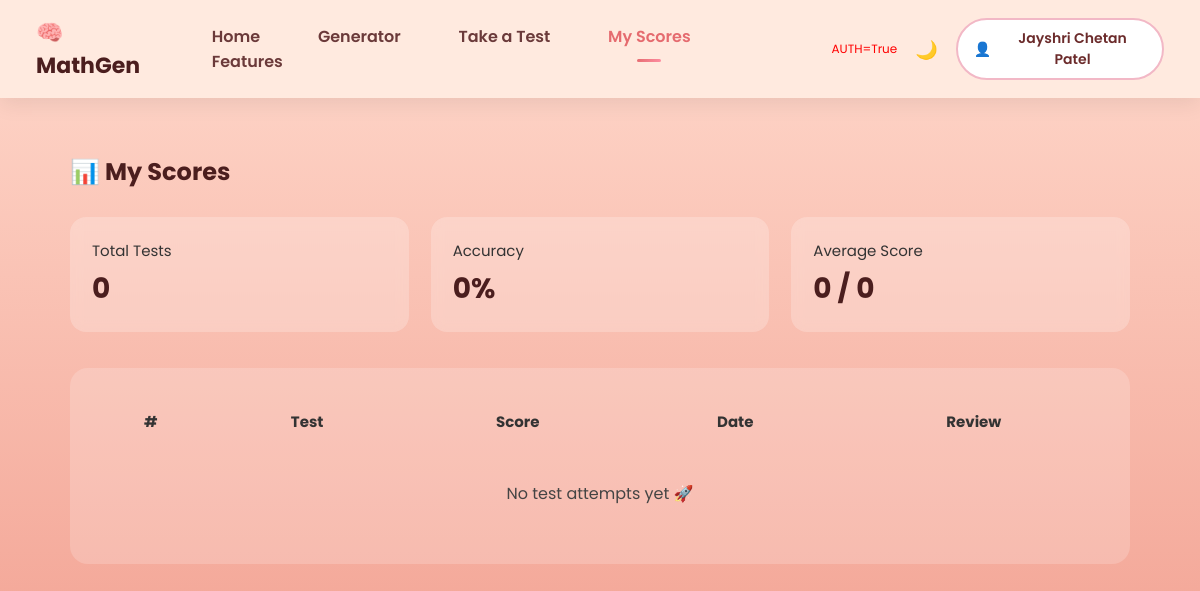
/my-scores (signed in), run on an earlier commit of the app's database.
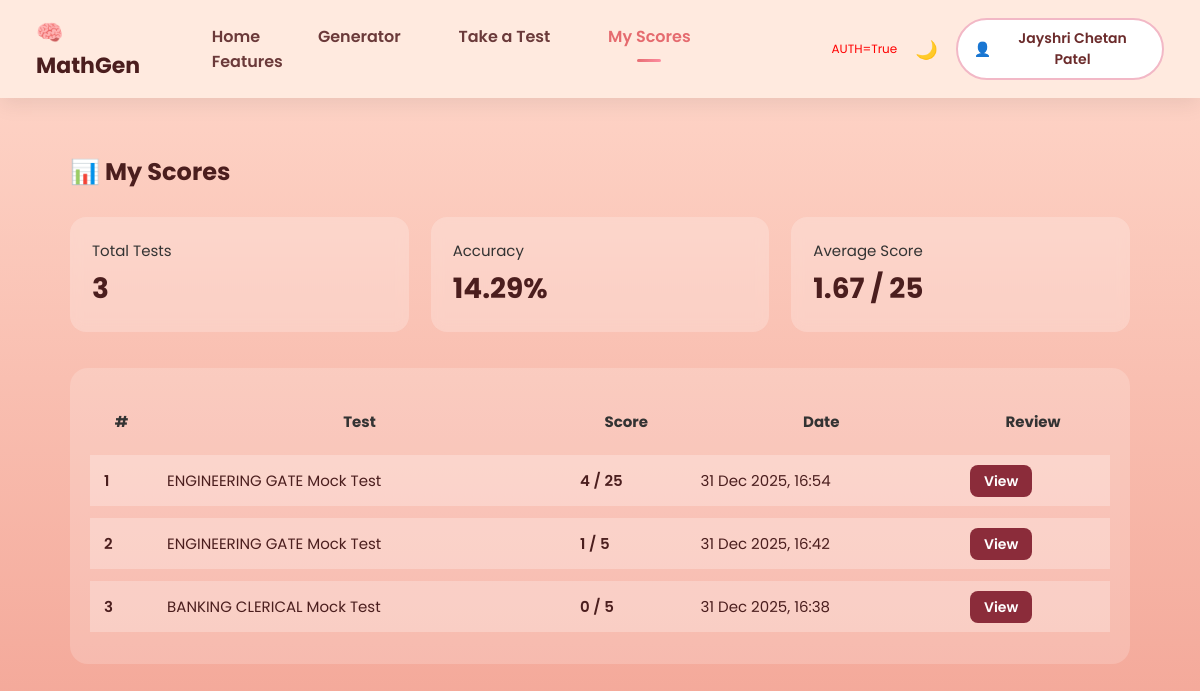
And on a later commit of the database.
### server.py (models this page shows, shortened)
class User(UserMixin, db.Model):
    id = db.Column(db.Integer, primary_key=True)
    name = db.Column(db.String(100), nullable=False)
    email = db.Column(db.String(120), unique=True, nullable=False)
    country_code = db.Column(db.String(5), nullable=False, default="+91")  # ✅ ADD
    phone_number = db.Column(db.String(30), unique=True, nullable=True)
    grade = db.Column(db.Integer, nullable=True)
    password_hash = db.Column(db.String(256), nullable=True)
    age = db.Column(db.Integer, nullable=True)
    city = db.Column(db.String(100), nullable=True)
    postal_code = db.Column(db.String(20), nullable=True)
    timezone = db.Column(db.String(50), nullable=True)
    whatsapp_consent = db.Column(db.Boolean, default=False)
    newsletter_consent = db.Column(db.Boolean, default=False)
    board = db.Column(db.String(50), nullable=True)
    profile_completed = db.Column(db.Boolean, default=False)
    dob = db.Column(db.Date, nullable=True)

class MockTest(db.Model):
    __tablename__ = "mock_test"
    id = db.Column(db.Integer, primary_key=True)
    title = db.Column(db.String(255))
    description = db.Column(db.Text)
    category = db.Column(db.String(50))
    duration_minutes = db.Column(db.Integer)

### server.py (the view)
@app.route('/my-scores')
@login_required
def my_scores():
    attempts = (
        MockAttempt.query
        .filter_by(user_id=current_user.id)
        .order_by(MockAttempt.created_at.desc())
        .all()
    )
    rows = []
    total_score = 0
    total_questions = 0
    for idx, attempt in enumerate(attempts, start=1):
        test = MockTest.query.filter_by(id=attempt.test_id).first()
        score = attempt.score or 0
        total = attempt.total or 0
        total_score += score
        total_questions += total
        rows.append({
            "sr_no": idx,
            "attempt_id": attempt.id,
            "test_title": test.title if test else "Mock Test",
            "score": score,
            "total": total,
            "date": attempt.created_at.strftime("%d %b %Y, %H:%M")
        })
    accuracy = 0
    avg_score = 0
    max_total = 0
    if total_questions > 0:
        accuracy = round((total_score / total_questions) * 100, 2)
    if rows:
        avg_score = round(total_score / len(rows), 2)
        max_total = max(row["total"] for row in rows)
    return render_template(
        "my_scores.html",
        rows=rows,
        accuracy=accuracy,
        avg_score=avg_score,
        max_total=max_total
    )

### server.py (called while the page is built)
@app.context_processor
def inject_now():
    return {'now': datetime.now}

@login_manager.user_loader
def load_user(user_id):
    return User.query.get(int(user_id))

### templates/my_scores.html
{% extends "base.html" %}
{% block content %}
<div class="container" style="max-width:1100px; padding:36px 20px; margin:0 auto;">
    <h2 style="font-weight:700; margin-bottom:28px;">
        📊 My Scores
    </h2>
    <div style="
        display:grid;
        grid-template-columns:repeat(auto-fit, minmax(220px, 1fr));
        gap:22px;
        margin-bottom:36px;
    ">
        <div style="
            background:rgba(255,255,255,0.22);
            border-radius:16px;
            padding:22px;
            backdrop-filter:blur(6px);
        ">
            <p style="margin:0; font-size:15px; color:#333;">Total Tests</p>
            <h3 style="margin:6px 0 0; font-size:28px;">
                {{ rows|length }}
            </h3>
        </div>
        <div style="
            background:rgba(255,255,255,0.22);
            border-radius:16px;
            padding:22px;
            backdrop-filter:blur(6px);
        ">
            <p style="margin:0; font-size:15px; color:#333;">Accuracy</p>
            <h3 style="margin:6px 0 0; font-size:28px;">
                {{ accuracy }}%
            </h3>
        </div>
        <div style="
            background:rgba(255,255,255,0.22);
            border-radius:16px;
            padding:22px;
            backdrop-filter:blur(6px);
        ">
            <p style="margin:0; font-size:15px; color:#333;">Average Score</p>
            <h3 style="margin:6px 0 0; font-size:28px;">
                {{ avg_score }} / {{ max_total }}
            </h3>
        </div>
    </div>
    <div style="
        background:rgba(255,255,255,0.18);
        border-radius:18px;
        padding:20px;
    ">
        <table style="
            width:100%;
            border-collapse:separate;
            border-spacing:0 12px;
            font-size:15px;
        ">
            <thead>
                <tr style="color:#333;">
                    <th style="padding:10px;">#</th>
                    <th style="padding:10px;">Test</th>
                    <th style="padding:10px;">Score</th>
                    <th style="padding:10px;">Date</th>
                    <th style="padding:10px;">Review</th>
                </tr>
            </thead>
            <tbody>
                {% for r in rows %}
                <tr style="
                    background:rgba(255,255,255,0.25);
                    border-radius:12px;
                    transition:0.25s;
                "
                onmouseover="this.style.background='rgba(255,255,255,0.35)'"
                onmouseout="this.style.background='rgba(255,255,255,0.25)'"
                >
                    <td style="padding:14px; font-weight:600;">
                        {{ loop.index }}
                    </td>
                    <td style="padding:14px;">
                        {{ r.test_title }}
                    </td>
                    <td style="padding:14px; font-weight:600;">
                        {{ r.score }} / {{ r.total }}
                    </td>
                    <td style="padding:14px;">
                        {{ r.date }}
                    </td>
                    <td style="padding:14px;">
                        <a href="{{ url_for('review_attempt', attempt_id=r.attempt_id) }}"
                           style="
                               padding:6px 14px;
                               background:#8b2c3a;
                               color:#fff;
                               border-radius:8px;
                               text-decoration:none;
                               font-size:14px;
                               font-weight:600;
                           ">
                            View
                        </a>
                    </td>
                </tr>
                {% else %}
                <tr>
                    <td colspan="5" style="
                        padding:26px;
                        text-align:center;
                        font-size:16px;
                        color:#444;
                    ">
                        No test attempts yet 🚀
                    </td>
                </tr>
                {% endfor %}
            </tbody>
        </table>
    </div>
</div>
{% endblock %}

### templates/base.html (shortened to what this page needs)
<!DOCTYPE html>
<html lang="en">
<head>
</head>
<body>
<div class="navbar">
    <div class="logo">🧠 MathGen</div>
    <nav class="nav-links">
    <a href="{{ url_for('landing_page') }}"
       class="{% if request.endpoint == 'landing_page' %}active{% endif %}">
        Home
    </a>
    <a href="{{ url_for('generate_worksheet') }}"
   class="nav-link {% if request.endpoint == 'generate_worksheet' %}active{% endif %}">
    Generator
</a>
    <a href="{{ url_for('job_exams') }}"
       class="{% if request.endpoint == 'job_exams' %}active{% endif %}">
        Take a Test
    </a>
    <a href="{{ url_for('my_scores') }}"
       class="{% if request.endpoint == 'my_scores' %}active{% endif %}">
        My Scores
    </a>
    <a href="{{ url_for('features') }}"
       class="{% if request.endpoint == 'features' %}active{% endif %}">
        Features
    </a>
</nav>
    <div class="nav-right">
        <span style="color:red;font-size:12px;">
AUTH={{ current_user.is_authenticated }}
</span>
    <div class="dark-toggle" onclick="toggleDark()">🌙</div>
    {% if current_user.is_authenticated %}
        <div class="profile" id="profileBox">
           <button type="button" class="profile-btn" onclick="toggleProfile()">
    👤 <span>{{ current_user.name }}</span>
</button>
        </div>
    {% else %}
        <a href="#" id="loginBtn">Login</a>
        <a href="{{ url_for('register') }}">Sign Up</a>
    {% endif %}
</div>
</div>
{% block content %}{% endblock %}
</body>
</html>

### templates/base.html (style rules this page uses)
* { box-sizing: border-box; font-family: 'Poppins', sans-serif; }
body { margin: 0; background: linear-gradient(180deg, #ffd9cc, #f4a99a); color: #4b1e1e; transition: background 0.3s, color 0.3s; }
.navbar { background: rgba(255, 235, 225, 0.95); padding: 16px 36px; display: flex; justify-content: space-between; align-items: center; box-shadow: 0 6px 20px rgba(0,0,0,0.08); position: sticky; top: 0; z-index: 1000; }
.logo { font-size: 22px; font-weight: 700; display: flex; align-items: center; gap: 8px; }
.nav-links a { margin-left: 26px; text-decoration: none; font-weight: 500; color: inherit; }
.nav-right { display: flex; align-items: center; gap: 18px; }
.profile { position: relative; }
.profile-btn { display: flex; align-items: center; gap: 8px; padding: 8px 16px; border-radius: 999px; background: #fff; border: 2px solid #f2b8c6; font-size: 14px; font-weight: 600; color: #6b2b2b; cursor: pointer; outline: none; transition: all 0.25s ease; }
.profile-btn { appearance: none; -webkit-appearance: none; }
.dark-toggle { cursor: pointer; font-size: 18px; }
.container { max-width: 1200px; margin: auto; }
.navbar a { position: relative; padding: 8px 14px; font-weight: 600; color: #6b3a3a; text-decoration: none; transition: all 0.3s ease; }
.navbar a.active { color: #e56b6f; }
.navbar a.active::after { content: ""; position: absolute; bottom: -6px; left: 50%; transform: translateX(-50%); width: 24px; height: 3px; background: linear-gradient(135deg, #e56b6f, #ff8fa3); border-radius: 10px; }

What changed in the data, as far as the page shows it:
added MockTest: test_title "ENGINEERING GATE Mock Test", score "4", total "25", date "31 Dec 2025, 16:54"
added MockTest: test_title "ENGINEERING GATE Mock Test", score "1", total "5", date "31 Dec 2025, 16:42"
added MockTest: test_title "BANKING CLERICAL Mock Test", score "0", total "5", date "31 Dec 2025, 16:38"
Also different on the page:
{{ rows|length }}: "0" → "3"
{{ accuracy }}: "0" → "14.29"
{{ avg_score }}: "0" → "1.67"
{{ max_total }}: "0" → "25"
text no longer shown: "No test attempts yet 🚀"
